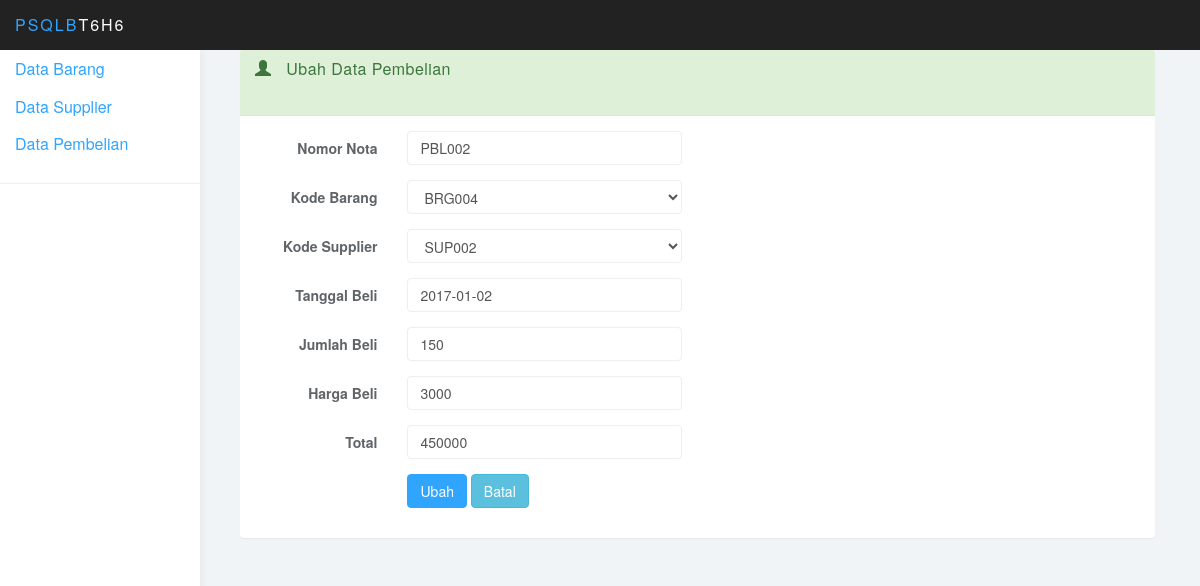
The app's page /?page=ubah_pembelian&id=PBL002 with its own data.
### tables this page shows
CREATE TABLE IF NOT EXISTS `pembelian` (
  `NomorNota` varchar(10) NOT NULL DEFAULT '',
  `KodeBarang` varchar(10) DEFAULT NULL,
  `KodeSupplier` varchar(10) DEFAULT NULL,
  `TanggalBeli` date DEFAULT NULL,
  `JumlahBeli` int(11) DEFAULT NULL,
  `HargaBeli` int(11) DEFAULT NULL,
  `Total` int(11) DEFAULT NULL
);

### ubah_pembelian.php (the view, shortened to what this page needs)
<div class="col-sm-9 col-sm-offset-3 col-lg-10 col-lg-offset-2 main">
<?php
    if (!$_GET['id']=="") {
        $sql = mysql_query("SELECT * FROM Pembelian WHERE NomorNota='".$_GET['id']."'")
            or die (mysql_error());
        $data = mysql_fetch_array($sql);
    }
?>
<!doctype html>
<html lang="id">
<head>
</head>
<body>
    <div class="col-sm-12">
        <div class="panel panel-success">
            <div class="panel-heading">
                <h3 class="panel-title"><span class="glyphicon glyphicon-user"></span> Ubah Data Pembelian</h3>
            </div>
            <div class="panel-body">
                <form class="form-horizontal" name="frmUbah" method="post" enctype="multipart/form-data">
                   <div class="form-group">
                        <label for="NomorNota" class="control-label col-sm-2">Nomor Nota</label>
                        <div class="col-sm-4">
                            <input type="text" class="form-control" name="txtNomorNota" placeholder="Kode Supplier"
                            value="<?php echo $data['NomorNota']; ?>"/>
                        </div>
                 </div>
                 <div class="form-group">
                        <label for="KodeBarang" class="control-label col-sm-2">Kode Barang</label>
                        <div class="col-sm-4">
                          <select class="form-control" name="txtKodeBarang" onChange="changes(this.value)" >
                                    <?php
									$result = mysql_query("select * from barang");
									while ($row = mysql_fetch_array($result)) {
										$a='';
										if ($data['KodeBarang']==$row['KodeBarang'])
										{
											$a='selected';
										}
										echo '<option '.$a.' value="' . $row['KodeBarang'] . '">' . $row['KodeBarang'] . '</option>';
									}
									echo '</select>';
									?>
                        </div>
                 </div>
                 <div class="form-group">
                        <label for="NamaSupplier" class="control-label col-sm-2">Kode Supplier</label>
                        <div class="col-sm-4">
                            <select class="form-control" name="txtKodeBarang" onChange="changes(this.value)" >
                                    <?php
									$result = mysql_query("select * from supplier");
									while ($row = mysql_fetch_array($result)) {
										$a='';
										if ($data['KodeSupplier']==$row['KodeSupplier'])
										{
											$a='selected';
										}
										echo '<option '.$a.' value="' . $row['KodeSupplier'] . '">' . $row['KodeSupplier'] . '</option>';
									}
									echo '</select>';
									?>
                        </div>
                 </div>
                 <div class="form-group">
                        <label for="TanggalLahir" class="control-label col-sm-2">Tanggal Beli</label>
                        <div class="col-sm-4">
                            <input type="text" class="form-control" name="txtTanggalBeli" id="datepicker" placeholder="TanggalLahir"
                            value="<?php echo $data['TanggalBeli']; ?>"/>
                        </div>
                 </div>
                  <div class="form-group">
                            <label for="Email" class="control-label col-sm-2">Jumlah Beli</label>
                            <div class="col-sm-4">
                                <input type="text" class="form-control" name="txtJumlahBeli" id="txtJumlahBeli"  onkeyup="perkalian()" value="<?php echo $data['JumlahBeli']; ?>"/>
                             </div>
                         </div>
                  <div class="form-group">
                            <label for="Email" class="control-label col-sm-2">Harga Beli</label>
                            <div class="col-sm-4">
                                <input type="text" class="form-control" name="txtHargaBeli" id="txtHargaBeli"  onkeyup="perkalian()" value="<?php echo $data['HargaBeli']; ?>"/>
                             </div>
                         </div>
                        <div class="form-group">
                            <label for="Email" class="control-label col-sm-2">Total</label>
                            <div class="col-sm-4">
                                <input type="text" class="form-control" name="txtTotal" id="txtTotal" value="<?php echo $data['Total']; ?>"/>
                             </div>
                         </div>
                 <div class="form-group">
                    <div class="col-sm-offset-2 col-sm-3">
                        <button type="submit" class="btn btn-primary" name="btnUbah">Ubah</button>
                        <button type="reset" class="btn btn-info" name="btnBatal"
                        onClick="window.location.href='?page=pembelian'">Batal</button>
                        </div>
                       </div>
                      </form>
                     </div>
                    </div>
                    </div>
</body>
</html>

### css/styles.css (style rules this page uses)
body { background: #f1f4f7; padding-top: 50px; color: #5f6468; }
h1, h2, h3, h4, h5, h6 { color: #5f6468; }
h3, h4 { font-weight: 300; }
.form-control { border: 1px solid #eee; box-shadow: none; }
.btn-primary, .btn-primary:hover, .btn-primary:focus, .btn-primary:active, .btn-primary.active, .open > .dropdown-toggle.btn-primary, .btn-primary.disabled, .btn-primary[disabled], fieldset[disabled] .btn-primary, .btn-primary.disabled:hover, .btn-primary[disabled]:hover, fieldset[disabled] .btn-primary:hover, .btn-primary.disabled:focus, .btn-primary[disabled]:focus, fieldset[disabled] .btn-primary:focus, .btn-primary.disabled:active, .btn-primary[disabled]:active, fieldset[disabled] .btn-primary:active, .btn-primary.disabled.active, .btn-primary[disabled].active, fieldset[disabled] .btn-primary.active { background-color: #30a5ff; border-color: #30a5ff; }
.panel { border: 0; }
.panel-heading { font-size: 18px; font-weight: 300; letter-spacing: 0.025em; height: 66px; line-height: 45px; }
.panel-heading .glyphicon { margin-right: 10px; }

### records on screen
pembelian: txtNomorNota "PBL002", txtTanggalBeli "2017-01-02", txtJumlahBeli "150", txtHargaBeli "3000", txtTotal "450000"

### other values on screen
form field txtKodeBarang "BRG004"
form field txtKodeBarang "SUP002"
